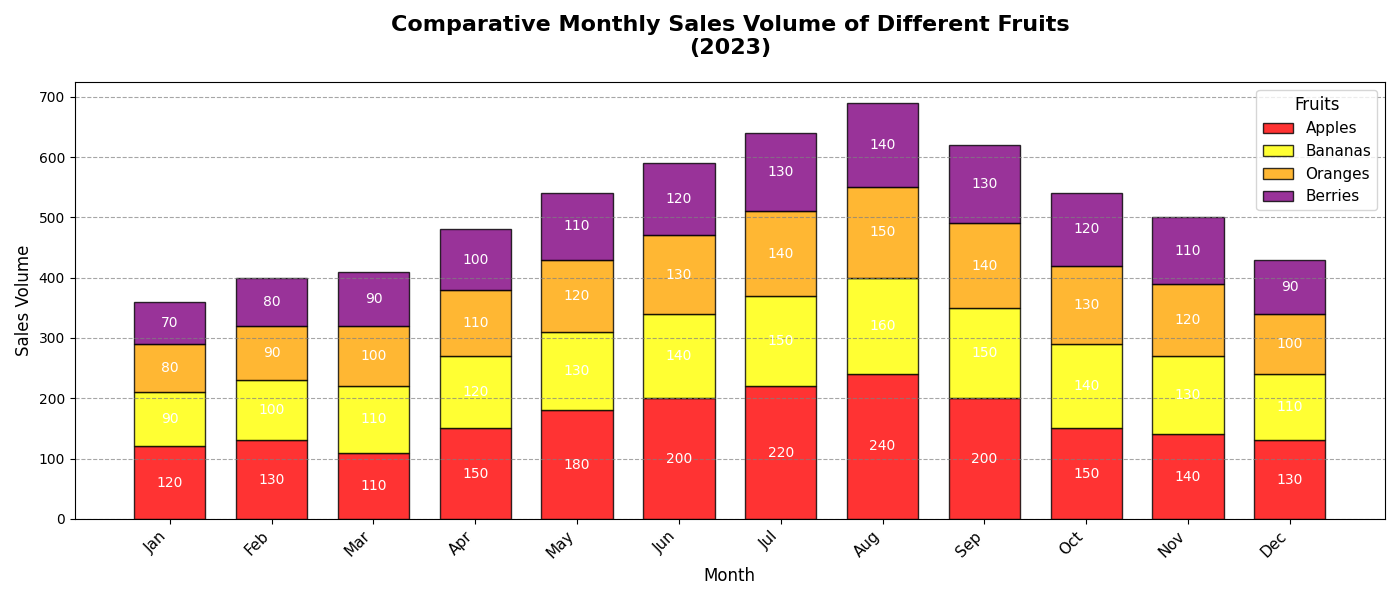

Here is the Python script that generated this plot:
import matplotlib.pyplot as plt
import numpy as np

months = ['Jan', 'Feb', 'Mar', 'Apr', 'May', 'Jun', 'Jul', 'Aug', 'Sep', 'Oct', 'Nov', 'Dec']
apples_sales = np.array([120, 130, 110, 150, 180, 200, 220, 240, 200, 150, 140, 130])
bananas_sales = np.array([90, 100, 110, 120, 130, 140, 150, 160, 150, 140, 130, 110])
oranges_sales = np.array([80, 90, 100, 110, 120, 130, 140, 150, 140, 130, 120, 100])
berries_sales = np.array([70, 80, 90, 100, 110, 120, 130, 140, 130, 120, 110, 90])

fig, ax = plt.subplots(figsize=(14, 6))

bar_width = 0.7
positions = np.arange(len(months))

bar1 = ax.bar(positions, apples_sales, width=bar_width, color='red', label='Apples', edgecolor='black', alpha=0.8)
bar2 = ax.bar(positions, bananas_sales, width=bar_width, bottom=apples_sales, color='yellow', label='Bananas', edgecolor='black', alpha=0.8)
bar3 = ax.bar(positions, oranges_sales, width=bar_width, bottom=apples_sales + bananas_sales, color='orange', label='Oranges', edgecolor='black', alpha=0.8)
bar4 = ax.bar(positions, berries_sales, width=bar_width, bottom=apples_sales + bananas_sales + oranges_sales, color='purple', label='Berries', edgecolor='black', alpha=0.8)

ax.set_title('Comparative Monthly Sales Volume of Different Fruits\n(2023)', fontsize=16, fontweight='bold', pad=20)
ax.set_xlabel('Month', fontsize=12)
ax.set_ylabel('Sales Volume', fontsize=12)
ax.set_xticks(positions)
ax.set_xticklabels(months, rotation=45, ha='right', fontsize=11)
ax.legend(title='Fruits', loc='upper right', fontsize=11, title_fontsize=12)
ax.yaxis.grid(True, linestyle='--', which='major', color='grey', alpha=0.7)

for bar in bar1 + bar2 + bar3 + bar4:
    height = bar.get_height()
    ax.text(
        bar.get_x() + bar.get_width() / 2,
        bar.get_y() + height / 2,
        f'{int(height)}',
        ha='center',
        va='center',
        color='white',
        fontsize=10
    )

plt.tight_layout()
plt.show()
